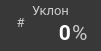
     <widget class="QFrame" name="f_climb">
      <property name="geometry">
       <rect>
        <x>360</x>
        <y>200</y>
        <width>101</width>
        <height>51</height>
       </rect>
      </property>
      <property name="minimumSize">
       <size>
        <width>101</width>
        <height>51</height>
       </size>
      </property>
      <property name="maximumSize">
       <size>
        <width>101</width>
        <height>51</height>
       </size>
      </property>
      <property name="styleSheet">
       <string notr="true">background-color: #383838;
border-radius: 20px;</string>
      </property>
      <property name="frameShape">
       <enum>QFrame::StyledPanel</enum>
      </property>
      <property name="frameShadow">
       <enum>QFrame::Raised</enum>
      </property>
      <widget class="QLabel" name="stat_climb_text">
       <property name="geometry">
        <rect>
         <x>20</x>
         <y>0</y>
         <width>61</width>
         <height>20</height>
        </rect>
       </property>
       <property name="minimumSize">
        <size>
         <width>61</width>
         <height>0</height>
        </size>
       </property>
       <property name="maximumSize">
        <size>
         <width>61</width>
         <height>16777215</height>
        </size>
       </property>
       <property name="palette">
        <palette>
         <active>
          <colorrole role="WindowText">
           <brush brushstyle="SolidPattern">
            <color alpha="255">
             <red>204</red>
             <green>204</green>
             <blue>204</blue>
            </color>
           </brush>
          </colorrole>
          <colorrole role="Button">
           <brush brushstyle="SolidPattern">
            <color alpha="255">
             <red>56</red>
             <green>56</green>
             <blue>56</blue>
            </color>
           </brush>
          </colorrole>
          <colorrole role="Text">
           <brush brushstyle="SolidPattern">
            <color alpha="255">
             <red>204</red>
             <green>204</green>
             <blue>204</blue>
            </color>
           </brush>
          </colorrole>
          <colorrole role="ButtonText">
           <brush brushstyle="SolidPattern">
            <color alpha="255">
             <red>204</red>
             <green>204</green>
             <blue>204</blue>
            </color>
           </brush>
          </colorrole>
          <colorrole role="Base">
           <brush brushstyle="SolidPattern">
            <color alpha="255">
             <red>56</red>
             <green>56</green>
             <blue>56</blue>
            </color>
           </brush>
          </colorrole>
          <colorrole role="Window">
           <brush brushstyle="SolidPattern">
            <color alpha="255">
             <red>56</red>
             <green>56</green>
             <blue>56</blue>
            </color>
           </brush>
          </colorrole>
         </active>
         <inactive>
          <colorrole role="WindowText">
           <brush brushstyle="SolidPattern">
            <color alpha="255">
             <red>204</red>
             <green>204</green>
             <blue>204</blue>
            </color>
           </brush>
          </colorrole>
          <colorrole role="Button">
           <brush brushstyle="SolidPattern">
            <color alpha="255">
             <red>56</red>
             <green>56</green>
             <blue>56</blue>
            </color>
           </brush>
          </colorrole>
          <colorrole role="Text">
           <brush brushstyle="SolidPattern">
            <color alpha="255">
             <red>204</red>
             <green>204</green>
             <blue>204</blue>
            </color>
           </brush>
          </colorrole>
          <colorrole role="ButtonText">
           <brush brushstyle="SolidPattern">
            <color alpha="255">
             <red>204</red>
             <green>204</green>
             <blue>204</blue>
            </color>
           </brush>
          </colorrole>
          <colorrole role="Base">
           <brush brushstyle="SolidPattern">
            <color alpha="255">
             <red>56</red>
             <green>56</green>
             <blue>56</blue>
            </color>
           </brush>
          </colorrole>
          <colorrole role="Window">
           <brush brushstyle="SolidPattern">
            <color alpha="255">
             <red>56</red>
             <green>56</green>
             <blue>56</blue>
            </color>
           </brush>
          </colorrole>
         </inactive>
         <disabled>
          <colorrole role="WindowText">
           <brush brushstyle="SolidPattern">
            <color alpha="255">
             <red>204</red>
             <green>204</green>
             <blue>204</blue>
            </color>
           </brush>
          </colorrole>
          <colorrole role="Button">
           <brush brushstyle="SolidPattern">
            <color alpha="255">
             <red>56</red>
             <green>56</green>
             <blue>56</blue>
            </color>
           </brush>
          </colorrole>
          <colorrole role="Text">
           <brush brushstyle="SolidPattern">
            <color alpha="255">
             <red>204</red>
             <green>204</green>
             <blue>204</blue>
            </color>
           </brush>
          </colorrole>
          <colorrole role="ButtonText">
           <brush brushstyle="SolidPattern">
            <color alpha="255">
             <red>204</red>
             <green>204</green>
             <blue>204</blue>
            </color>
           </brush>
          </colorrole>
          <colorrole role="Base">
           <brush brushstyle="SolidPattern">
            <color alpha="255">
             <red>56</red>
             <green>56</green>
             <blue>56</blue>
            </color>
           </brush>
          </colorrole>
          <colorrole role="Window">
           <brush brushstyle="SolidPattern">
            <color alpha="255">
             <red>56</red>
             <green>56</green>
             <blue>56</blue>
            </color>
           </brush>
          </colorrole>
         </disabled>
        </palette>
       </property>
       <property name="font">
        <font>
         <family>Roboto</family>
         <pointsize>10</pointsize>
        </font>
       </property>
       <property name="styleSheet">
        <string notr="true">color: #CCCCCC;</string>
       </property>
       <property name="text">
        <string>Уклон</string>
       </property>
       <property name="alignment">
        <set>Qt::AlignCenter</set>
       </property>
      </widget>
      <widget class="QLabel" name="stat_climb">
       <property name="geometry">
        <rect>
         <x>26</x>
         <y>20</y>
         <width>45</width>
         <height>25</height>
        </rect>
       </property>
       <property name="minimumSize">
        <size>
         <width>45</width>
         <height>25</height>
        </size>
       </property>
       <property name="maximumSize">
        <size>
         <width>42</width>
         <height>25</height>
        </size>
       </property>
       <property name="palette">
        <palette>
         <active>
          <colorrole role="WindowText">
           <brush brushstyle="SolidPattern">
            <color alpha="255">
             <red>255</red>
             <green>255</green>
             <blue>255</blue>
            </color>
           </brush>
          </colorrole>
          <colorrole role="Button">
           <brush brushstyle="SolidPattern">
            <color alpha="255">
             <red>56</red>
             <green>56</green>
             <blue>56</blue>
            </color>
           </brush>
          </colorrole>
          <colorrole role="Text">
           <brush brushstyle="SolidPattern">
            <color alpha="255">
             <red>255</red>
             <green>255</green>
             <blue>255</blue>
            </color>
           </brush>
          </colorrole>
          <colorrole role="ButtonText">
           <brush brushstyle="SolidPattern">
            <color alpha="255">
             <red>255</red>
             <green>255</green>
             <blue>255</blue>
            </color>
           </brush>
          </colorrole>
          <colorrole role="Base">
           <brush brushstyle="SolidPattern">
            <color alpha="255">
             <red>56</red>
             <green>56</green>
             <blue>56</blue>
            </color>
           </brush>
          </colorrole>
          <colorrole role="Window">
           <brush brushstyle="SolidPattern">
            <color alpha="255">
             <red>56</red>
             <green>56</green>
             <blue>56</blue>
            </color>
           </brush>
          </colorrole>
         </active>
         <inactive>
          <colorrole role="WindowText">
           <brush brushstyle="SolidPattern">
            <color alpha="255">
             <red>255</red>
             <green>255</green>
             <blue>255</blue>
            </color>
           </brush>
          </colorrole>
          <colorrole role="Button">
           <brush brushstyle="SolidPattern">
            <color alpha="255">
             <red>56</red>
             <green>56</green>
             <blue>56</blue>
            </color>
           </brush>
          </colorrole>
          <colorrole role="Text">
           <brush brushstyle="SolidPattern">
            <color alpha="255">
             <red>255</red>
             <green>255</green>
             <blue>255</blue>
            </color>
           </brush>
          </colorrole>
          <colorrole role="ButtonText">
           <brush brushstyle="SolidPattern">
            <color alpha="255">
             <red>255</red>
             <green>255</green>
             <blue>255</blue>
            </color>
           </brush>
          </colorrole>
          <colorrole role="Base">
           <brush brushstyle="SolidPattern">
            <color alpha="255">
             <red>56</red>
             <green>56</green>
             <blue>56</blue>
            </color>
           </brush>
          </colorrole>
          <colorrole role="Window">
           <brush brushstyle="SolidPattern">
            <color alpha="255">
             <red>56</red>
             <green>56</green>
             <blue>56</blue>
            </color>
           </brush>
          </colorrole>
         </inactive>
         <disabled>
          <colorrole role="WindowText">
           <brush brushstyle="SolidPattern">
            <color alpha="255">
             <red>255</red>
             <green>255</green>
             <blue>255</blue>
            </color>
           </brush>
          </colorrole>
          <colorrole role="Button">
           <brush brushstyle="SolidPattern">
            <color alpha="255">
             <red>56</red>
             <green>56</green>
             <blue>56</blue>
            </color>
           </brush>
          </colorrole>
          <colorrole role="Text">
           <brush brushstyle="SolidPattern">
            <color alpha="255">
             <red>255</red>
             <green>255</green>
             <blue>255</blue>
            </color>
           </brush>
          </colorrole>
          <colorrole role="ButtonText">
           <brush brushstyle="SolidPattern">
            <color alpha="255">
             <red>255</red>
             <green>255</green>
             <blue>255</blue>
            </color>
           </brush>
          </colorrole>
          <colorrole role="Base">
           <brush brushstyle="SolidPattern">
            <color alpha="255">
             <red>56</red>
             <green>56</green>
             <blue>56</blue>
            </color>
           </brush>
          </colorrole>
          <colorrole role="Window">
           <brush brushstyle="SolidPattern">
            <color alpha="255">
             <red>56</red>
             <green>56</green>
             <blue>56</blue>
            </color>
           </brush>
          </colorrole>
         </disabled>
        </palette>
       </property>
       <property name="font">
        <font>
         <family>Roboto</family>
         <pointsize>16</pointsize>
         <weight>75</weight>
         <bold>true</bold>
        </font>
       </property>
       <property name="styleSheet">
        <string notr="true">color: rgb(255, 255, 255);</string>
       </property>
       <property name="text">
        <string>0</string>
       </property>
       <property name="alignment">
        <set>Qt::AlignRight|Qt::AlignTrailing|Qt::AlignVCenter</set>
       </property>
      </widget>
      <widget class="QLabel" name="stat_climb_unit">
       <property name="geometry">
        <rect>
         <x>72</x>
         <y>20</y>
         <width>21</width>
         <height>25</height>
        </rect>
       </property>
       <property name="minimumSize">
        <size>
         <width>21</width>
         <height>25</height>
        </size>
       </property>
       <property name="maximumSize">
        <size>
         <width>21</width>
         <height>25</height>
        </size>
       </property>
       <property name="palette">
        <palette>
         <active>
          <colorrole role="WindowText">
           <brush brushstyle="SolidPattern">
            <color alpha="255">
             <red>204</red>
             <green>204</green>
             <blue>204</blue>
            </color>
           </brush>
          </colorrole>
          <colorrole role="Button">
           <brush brushstyle="SolidPattern">
            <color alpha="255">
             <red>56</red>
             <green>56</green>
             <blue>56</blue>
            </color>
           </brush>
          </colorrole>
          <colorrole role="Text">
           <brush brushstyle="SolidPattern">
            <color alpha="255">
             <red>204</red>
             <green>204</green>
             <blue>204</blue>
            </color>
           </brush>
          </colorrole>
          <colorrole role="ButtonText">
           <brush brushstyle="SolidPattern">
            <color alpha="255">
             <red>204</red>
             <green>204</green>
             <blue>204</blue>
            </color>
           </brush>
          </colorrole>
          <colorrole role="Base">
           <brush brushstyle="SolidPattern">
            <color alpha="255">
             <red>56</red>
             <green>56</green>
             <blue>56</blue>
            </color>
           </brush>
          </colorrole>
          <colorrole role="Window">
           <brush brushstyle="SolidPattern">
            <color alpha="255">
             <red>56</red>
             <green>56</green>
             <blue>56</blue>
            </color>
           </brush>
          </colorrole>
         </active>
         <inactive>
          <colorrole role="WindowText">
           <brush brushstyle="SolidPattern">
            <color alpha="255">
             <red>204</red>
             <green>204</green>
             <blue>204</blue>
            </color>
           </brush>
          </colorrole>
          <colorrole role="Button">
           <brush brushstyle="SolidPattern">
            <color alpha="255">
             <red>56</red>
             <green>56</green>
             <blue>56</blue>
            </color>
           </brush>
          </colorrole>
          <colorrole role="Text">
           <brush brushstyle="SolidPattern">
            <color alpha="255">
             <red>204</red>
             <green>204</green>
             <blue>204</blue>
            </color>
           </brush>
          </colorrole>
          <colorrole role="ButtonText">
           <brush brushstyle="SolidPattern">
            <color alpha="255">
             <red>204</red>
             <green>204</green>
             <blue>204</blue>
            </color>
           </brush>
          </colorrole>
          <colorrole role="Base">
           <brush brushstyle="SolidPattern">
            <color alpha="255">
             <red>56</red>
             <green>56</green>
             <blue>56</blue>
            </color>
           </brush>
          </colorrole>
          <colorrole role="Window">
           <brush brushstyle="SolidPattern">
            <color alpha="255">
             <red>56</red>
             <green>56</green>
             <blue>56</blue>
            </color>
           </brush>
          </colorrole>
         </inactive>
         <disabled>
          <colorrole role="WindowText">
           <brush brushstyle="SolidPattern">
            <color alpha="255">
             <red>204</red>
             <green>204</green>
             <blue>204</blue>
            </color>
           </brush>
          </colorrole>
          <colorrole role="Button">
           <brush brushstyle="SolidPattern">
            <color alpha="255">
             <red>56</red>
             <green>56</green>
             <blue>56</blue>
            </color>
           </brush>
          </colorrole>
          <colorrole role="Text">
           <brush brushstyle="SolidPattern">
            <color alpha="255">
             <red>204</red>
             <green>204</green>
             <blue>204</blue>
            </color>
           </brush>
          </colorrole>
          <colorrole role="ButtonText">
           <brush brushstyle="SolidPattern">
            <color alpha="255">
             <red>204</red>
             <green>204</green>
             <blue>204</blue>
            </color>
           </brush>
          </colorrole>
          <colorrole role="Base">
           <brush brushstyle="SolidPattern">
            <color alpha="255">
             <red>56</red>
             <green>56</green>
             <blue>56</blue>
            </color>
           </brush>
          </colorrole>
          <colorrole role="Window">
           <brush brushstyle="SolidPattern">
            <color alpha="255">
             <red>56</red>
             <green>56</green>
             <blue>56</blue>
            </color>
           </brush>
          </colorrole>
         </disabled>
        </palette>
       </property>
       <property name="font">
        <font>
         <family>Roboto</family>
         <pointsize>16</pointsize>
        </font>
       </property>
       <property name="styleSheet">
        <string notr="true">color: #CCCCCC;</string>
       </property>
       <property name="text">
        <string>%</string>
       </property>
       <property name="alignment">
        <set>Qt::AlignLeading|Qt::AlignLeft|Qt::AlignVCenter</set>
       </property>
      </widget>
      <widget class="QLabel" name="stat_climb_icon">
       <property name="geometry">
        <rect>
         <x>8</x>
         <y>10</y>
         <width>25</width>
         <height>25</height>
        </rect>
       </property>
       <property name="palette">
        <palette>
         <active>
          <colorrole role="WindowText">
           <brush brushstyle="SolidPattern">
            <color alpha="255">
             <red>204</red>
             <green>204</green>
             <blue>204</blue>
            </color>
           </brush>
          </colorrole>
          <colorrole role="Button">
           <brush brushstyle="SolidPattern">
            <color alpha="255">
             <red>56</red>
             <green>56</green>
             <blue>56</blue>
            </color>
           </brush>
          </colorrole>
          <colorrole role="Text">
           <brush brushstyle="SolidPattern">
            <color alpha="255">
             <red>204</red>
             <green>204</green>
             <blue>204</blue>
            </color>
           </brush>
          </colorrole>
          <colorrole role="ButtonText">
           <brush brushstyle="SolidPattern">
            <color alpha="255">
             <red>204</red>
             <green>204</green>
             <blue>204</blue>
            </color>
           </brush>
          </colorrole>
          <colorrole role="Base">
           <brush brushstyle="SolidPattern">
            <color alpha="255">
             <red>56</red>
             <green>56</green>
             <blue>56</blue>
            </color>
           </brush>
          </colorrole>
          <colorrole role="Window">
           <brush brushstyle="SolidPattern">
            <color alpha="255">
             <red>56</red>
             <green>56</green>
             <blue>56</blue>
            </color>
           </brush>
          </colorrole>
         </active>
         <inactive>
          <colorrole role="WindowText">
           <brush brushstyle="SolidPattern">
            <color alpha="255">
             <red>204</red>
             <green>204</green>
             <blue>204</blue>
            </color>
           </brush>
          </colorrole>
          <colorrole role="Button">
           <brush brushstyle="SolidPattern">
            <color alpha="255">
             <red>56</red>
             <green>56</green>
             <blue>56</blue>
            </color>
           </brush>
          </colorrole>
          <colorrole role="Text">
           <brush brushstyle="SolidPattern">
            <color alpha="255">
             <red>204</red>
             <green>204</green>
             <blue>204</blue>
            </color>
           </brush>
          </colorrole>
          <colorrole role="ButtonText">
           <brush brushstyle="SolidPattern">
            <color alpha="255">
             <red>204</red>
             <green>204</green>
             <blue>204</blue>
            </color>
           </brush>
          </colorrole>
          <colorrole role="Base">
           <brush brushstyle="SolidPattern">
            <color alpha="255">
             <red>56</red>
             <green>56</green>
             <blue>56</blue>
            </color>
           </brush>
          </colorrole>
          <colorrole role="Window">
           <brush brushstyle="SolidPattern">
            <color alpha="255">
             <red>56</red>
             <green>56</green>
             <blue>56</blue>
            </color>
           </brush>
          </colorrole>
         </inactive>
         <disabled>
          <colorrole role="WindowText">
           <brush brushstyle="SolidPattern">
            <color alpha="255">
             <red>204</red>
             <green>204</green>
             <blue>204</blue>
            </color>
           </brush>
          </colorrole>
          <colorrole role="Button">
           <brush brushstyle="SolidPattern">
            <color alpha="255">
             <red>56</red>
             <green>56</green>
             <blue>56</blue>
            </color>
           </brush>
          </colorrole>
          <colorrole role="Text">
           <brush brushstyle="SolidPattern">
            <color alpha="255">
             <red>204</red>
             <green>204</green>
             <blue>204</blue>
            </color>
           </brush>
          </colorrole>
          <colorrole role="ButtonText">
           <brush brushstyle="SolidPattern">
            <color alpha="255">
             <red>204</red>
             <green>204</green>
             <blue>204</blue>
            </color>
           </brush>
          </colorrole>
          <colorrole role="Base">
           <brush brushstyle="SolidPattern">
            <color alpha="255">
             <red>56</red>
             <green>56</green>
             <blue>56</blue>
            </color>
           </brush>
          </colorrole>
          <colorrole role="Window">
           <brush brushstyle="SolidPattern">
            <color alpha="255">
             <red>56</red>
             <green>56</green>
             <blue>56</blue>
            </color>
           </brush>
          </colorrole>
         </disabled>
        </palette>
       </property>
       <property name="font">
        <font>
         <family>Roboto</family>
         <pointsize>10</pointsize>
        </font>
       </property>
       <property name="styleSheet">
        <string notr="true">color: #CCCCCC;</string>
       </property>
       <property name="text">
        <string>#</string>
       </property>
       <property name="alignment">
        <set>Qt::AlignCenter</set>
       </property>
      </widget>
     </widget>
